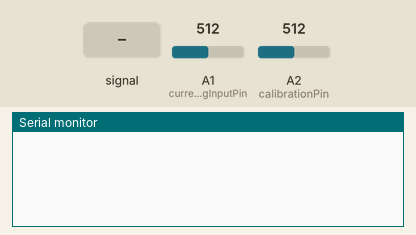
This sketch was run on a simulated Arduino Uno, built with avr-gcc and run on an emulated ATmega328P. Parts: the last lines printed to the serial monitor. Inputs (shaded band) come from the test bench; at power-on: A1 (currentAnalogInputPin) = 512, A2 (calibrationPin) = 512.

Above: at 1.2 s.
1.3 s: A1 (currentAnalogInputPin) fed a 200 Hz sine of ±81 counts around its level
At 3.0 s:
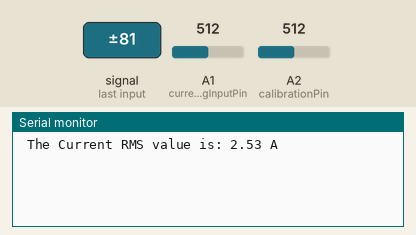
4.3 s: A1 (currentAnalogInputPin) set to 635
At 5.3 s:
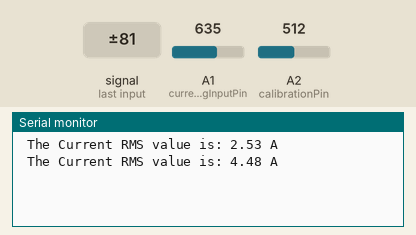
5.8 s: A2 (calibrationPin) set to 635
At 5.8 s:
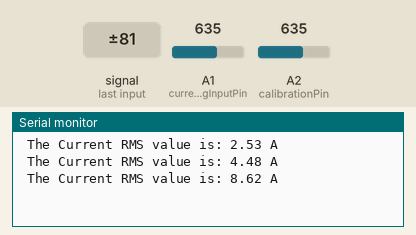
7.3 s: A1 (currentAnalogInputPin) set to 615
At 8.4 s:
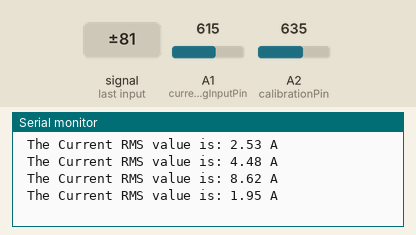
8.8 s: A2 (calibrationPin) set to 716
At 10.2 s:
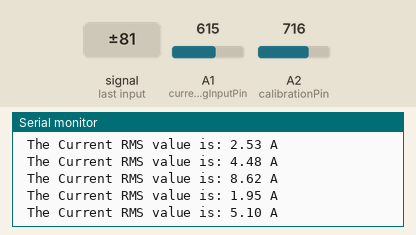
Timing chart, 0 to 11.3 s (numbered marks = the images above; inputs shaded):
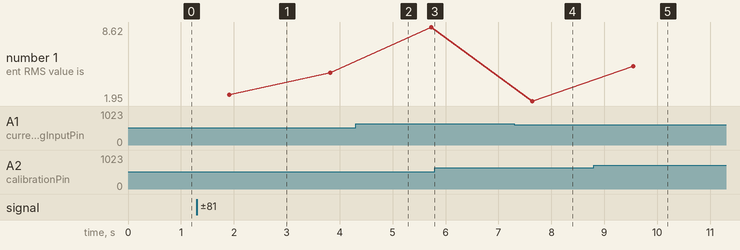

Measured:
- after the input at 1.3 s, the serial monitor: prints a new line after 0.61 s (image 1)
- after the input at 7.3 s, the serial monitor: prints a new line after 0.34 s (image 4)
- after the input at 8.8 s, the serial monitor: prints a new line after 0.75 s (image 5)
- plotted number 1: 4.48 → 8.62 after the input at 4.3 s, 8.62 → 1.95 after the input at 7.3 s, 1.95 → 5.1 after the input at 8.8 s

The sketch:

app.ino
```cpp
// AC & DC Current Sensor with LCD By Solarduino

// Note Summary
// Note :  Safety is very important when dealing with electricity. We take no responsibilities while you do it at your own risk.
// Note :  This AC & DC  Current Sensor Code is for HSTS016L Hall effect split core current transformer use.
// Note :  The value shown in Serial Monitor / LCD Display is refreshed every second and measurement value is the average value of 4000 sample readings for nearly a second.
// Note :  The current measured is the Root Mean Square (RMS) value.
// Note :  The analog value per sample is squared and accumulated for every 4000 samples before being averaged. The averaged value is then getting square-rooted.
// Note :  The unit provides reasonable accuracy and may not be comparable with other expensive branded and commercial product.
// Note :  All credit shall be given to Solarduino.

/*/////////////////////////////////////////////////////////////////////////////////////////////////////////////////////////////////////////////////////////////////////////////////////*/////////////*/

        /* 0- General */

        int decimalPrecision = 2;                   // decimal places for all values shown in LED Display & Serial Monitor

        /* 1- AC Current Measurement */

        int currentAnalogInputPin = A1;             // Which pin to measure Current Value (A0 is reserved for LCD Display Shield Button function)
        int calibrationPin = A2;                    // Which pin to calibrate offset middle value
        float manualOffset = 0.00;                  // Key in value to manually offset the initial value
        float mVperAmpValue = 62.5;                 // If using "Hall-Effect" Current Transformer, key in value using this formula: mVperAmp = maximum voltage range (in milli volt) / current rating of CT
                                                    // For example, a 20A Hall-Effect Current Transformer rated at 20A, 2.5V +/- 0.625V, mVperAmp will be 625 mV / 20A = 31.25mV/A
                                                    // For example, a 50A Hall-Effect Current Transformer rated at 50A, 2.5V +/- 0.625V, mVperAmp will be 625 mV / 50A = 12.5 mV/A
        float supplyVoltage = 5000;                 // Analog input pin maximum supply voltage, Arduino Uno or Mega is 5000mV while Arduino Nano or Node MCU is 3300mV
        float offsetSampleRead = 0;                 /* to read the value of a sample for offset purpose later */
        float currentSampleRead  = 0;               /* to read the value of a sample including currentOffset1 value*/
        float currentLastSample  = 0;               /* to count time for each sample. Technically 1 milli second 1 sample is taken */
        float currentSampleSum   = 0;               /* accumulation of sample readings */
        float currentSampleCount = 0;               /* to count number of sample. */
        float currentMean ;                         /* to calculate the average value from all samples, in analog values*/
        float RMSCurrentMean ;                      /* square roof of currentMean, in analog values */
        float FinalRMSCurrent ;                     /* the final RMS current reading*/

        /* 2 - LCD Display  */

        #include<LiquidCrystal.h>                       /* Load the liquid Crystal Library (by default already built-it with arduino solftware)*/
        LiquidCrystal LCD(8,9,4,5,6,7);                 /* Creating the LiquidCrystal object named LCD. The pin may be varies based on LCD module that you use*/
        unsigned long startMicrosLCD;                   /* start counting time for LCD Display */
        unsigned long currentMicrosLCD;                 /* current counting time for LCD Display */
        const unsigned long periodLCD = 1000000;        // refresh every X seconds (in seconds) in LED Display. Default 1000000 = 1 second


void setup()                                              /*codes to run once */

{

        /* 0- General */

        Serial.begin(9600);                               /* to display readings in Serial Monitor at 9600 baud rates */

        /* 2 - LCD Display  */

        // LCD.begin(16,2);                                  /* Tell Arduino that our LCD has 16 columns and 2 rows*/
        // LCD.setCursor(0,0);                               /* Set LCD to start with upper left corner of display*/
        startMicrosLCD = micros();                        /* Start counting time for LCD display*/

}


void loop()                                                                                                   /*codes to run again and again */
{

        /* 1- AC & DC Current Measurement */

        if(micros() >= currentLastSample + 200)                                                               /* every 0.2 milli second taking 1 reading */
          {
           currentSampleRead = analogRead(currentAnalogInputPin)-analogRead(calibrationPin);                  /* read the sample value including offset value*/
           currentSampleSum = currentSampleSum + sq(currentSampleRead) ;                                      /* accumulate total analog values for each sample readings*/
           currentSampleCount = currentSampleCount + 1;                                                       /* to count and move on to the next following count */
           currentLastSample = micros();                                                                      /* to reset the time again so that next cycle can start again*/
          }

        if(currentSampleCount == 4000)                                                                        /* after 4000 count or 800 milli seconds (0.8 second), do this following codes*/
          {
            currentMean = currentSampleSum/currentSampleCount;                                                /* average accumulated analog values*/
            RMSCurrentMean = sqrt(currentMean);                                                               /* square root of the average value*/
            FinalRMSCurrent = (((RMSCurrentMean /1023) *supplyVoltage) /mVperAmpValue)- manualOffset;         /* calculate the final RMS current*/
            if(FinalRMSCurrent <= (625/mVperAmpValue/100))                                                    /* if the current detected is less than or up to 1%, set current value to 0A*/
            { FinalRMSCurrent =0; }
            Serial.print(" The Current RMS value is: ");
            Serial.print(FinalRMSCurrent,decimalPrecision);
            Serial.println(" A ");
            currentSampleSum =0;                                                                              /* to reset accumulate sample values for the next cycle */
            currentSampleCount=0;                                                                             /* to reset number of sample for the next cycle */
          }

        /* 2 - LCD Display  */

        currentMicrosLCD = micros();                                                                          /* Set counting time for LCD Display*/
        if (currentMicrosLCD - startMicrosLCD >= periodLCD)                                                   /* for every x seconds, run the codes below*/
          {
            LCD.setCursor(0,0);                                                                               /* Set cursor to first colum 0 and second row 1  */
            LCD.print("I=");
            LCD.print(FinalRMSCurrent,decimalPrecision);                                                      /* display current value in LCD in first row  */
            LCD.print("A                  ");
            LCD.setCursor(0,1);
            LCD.print("                   ");                                                                 /* display nothing in LCD in second row */
            startMicrosLCD = currentMicrosLCD ;                                                               /* Set the starting point again for next counting time */
          }


}
```
